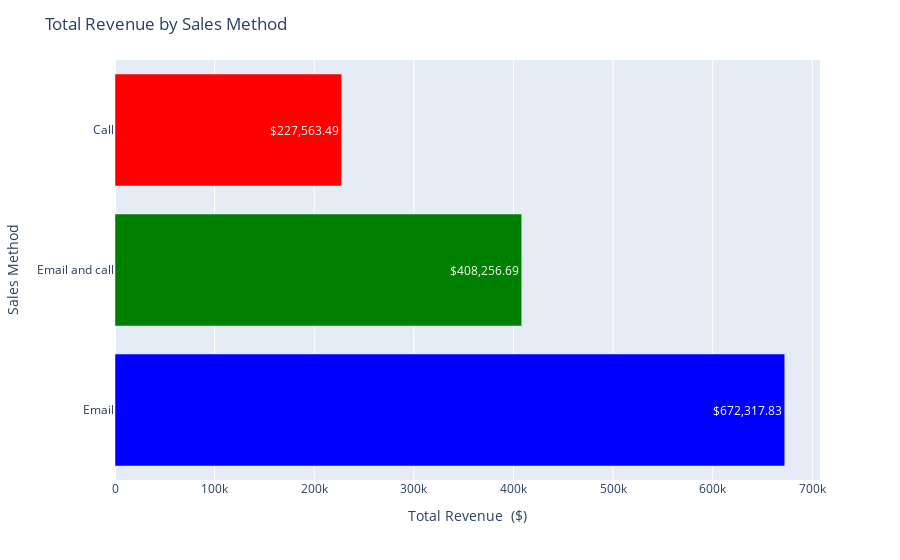

Here is the notebook cell this chart was saved with:
### Code cell
import plotly.express as px

df_plot_revenue = revenue_methods.sort_values().reset_index()
df_plot_revenue.columns = ['Sales Method', 'Total Revenue']

fig = px.bar(df_plot_revenue, 
             x='Total Revenue', 
             y='Sales Method', 
             orientation='h', 
             color='Sales Method',
             color_discrete_map={
                "Email": "blue",
                "Call": "red",
                "Email and call": "green"},
             text='Total Revenue')

fig.update_traces(texttemplate='%{text:$,.2f}', textposition='inside')

fig.update_layout(title_text="Total Revenue by Sales Method",
                  xaxis_title="Total Revenue  ($)",
                  yaxis_title="Sales Method",
                  showlegend=False)
fig.show()

### Figure 1 — Plotly figure (JSON) as saved in the notebook; plotly's stock layout.template omitted (floating-point values rounded to 4 significant figures)
{"data": [{"alignmentgroup": "True", "hovertemplate": "Sales Method=%{y}<br>Total Revenue=%{text}<extra></extra>", "legendgroup": "Call", "marker": {"color": "red", "pattern": {"shape": ""}}, "name": "Call", "offsetgroup": "Call", "orientation": "h", "showlegend": true, "text": [227600.0], "textposition": "inside", "texttemplate": "%{text:$,.2f}", "type": "bar", "x": [227600.0], "xaxis": "x", "y": ["Call"], "yaxis": "y"}, {"alignmentgroup": "True", "hovertemplate": "Sales Method=%{y}<br>Total Revenue=%{text}<extra></extra>", "legendgroup": "Email and call", "marker": {"color": "green", "pattern": {"shape": ""}}, "name": "Email and call", "offsetgroup": "Email and call", "orientation": "h", "showlegend": true, "text": [408300.0], "textposition": "inside", "texttemplate": "%{text:$,.2f}", "type": "bar", "x": [408300.0], "xaxis": "x", "y": ["Email and call"], "yaxis": "y"}, {"alignmentgroup": "True", "hovertemplate": "Sales Method=%{y}<br>Total Revenue=%{text}<extra></extra>", "legendgroup": "Email", "marker": {"color": "blue", "pattern": {"shape": ""}}, "name": "Email", "offsetgroup": "Email", "orientation": "h", "showlegend": true, "text": [672300.0], "textposition": "inside", "texttemplate": "%{text:$,.2f}", "type": "bar", "x": [672300.0], "xaxis": "x", "y": ["Email"], "yaxis": "y"}], "layout": {"barmode": "relative", "legend": {"title": {"text": "Sales Method"}, "tracegroupgap": 0}, "margin": {"t": 60}, "showlegend": false, "title": {"text": "Total Revenue by Sales Method"}, "xaxis": {"anchor": "y", "domain": [0, 1], "title": {"text": "Total Revenue  ($)"}}, "yaxis": {"anchor": "x", "categoryarray": ["Email", "Email and call", "Call"], "categoryorder": "array", "domain": [0, 1], "title": {"text": "Sales Method"}}}}
